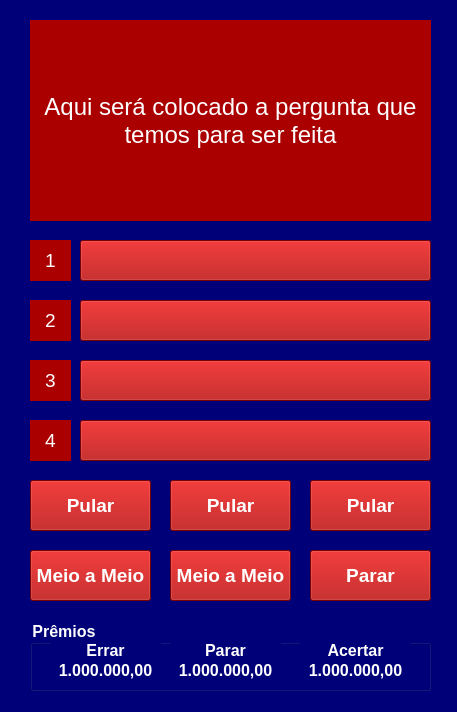
<?xml version="1.0" encoding="UTF-8"?>
<ui version="4.0">
 <class>tela_jogo</class>
 <widget class="QMainWindow" name="tela_jogo">
  <property name="enabled">
   <bool>true</bool>
  </property>
  <property name="geometry">
   <rect>
    <x>0</x>
    <y>0</y>
    <width>457</width>
    <height>712</height>
   </rect>
  </property>
  <property name="windowTitle">
   <string notr="true">Show do Milhão</string>
  </property>
  <property name="windowIcon">
   <iconset>
    <normaloff>logo.ico</normaloff>logo.ico</iconset>
  </property>
  <property name="styleSheet">
   <string notr="true">background-color: rgb(0, 0, 121);
</string>
  </property>
  <property name="iconSize">
   <size>
    <width>48</width>
    <height>48</height>
   </size>
  </property>
  <widget class="QWidget" name="centralwidget">
   <widget class="QLabel" name="label">
    <property name="geometry">
     <rect>
      <x>30</x>
      <y>20</y>
      <width>401</width>
      <height>201</height>
     </rect>
    </property>
    <property name="font">
     <font>
      <family>Arial</family>
      <pointsize>18</pointsize>
     </font>
    </property>
    <property name="styleSheet">
     <string notr="true">background-color: rgb(170, 0, 0);
color: rgb(255, 255, 255);</string>
    </property>
    <property name="text">
     <string notr="true">Aqui será colocado a pergunta que temos para ser feita</string>
    </property>
    <property name="textFormat">
     <enum>Qt::AutoText</enum>
    </property>
    <property name="alignment">
     <set>Qt::AlignCenter</set>
    </property>
    <property name="wordWrap">
     <bool>true</bool>
    </property>
    <property name="margin">
     <number>0</number>
    </property>
   </widget>
   <widget class="QLabel" name="label_3">
    <property name="geometry">
     <rect>
      <x>30</x>
      <y>240</y>
      <width>41</width>
      <height>41</height>
     </rect>
    </property>
    <property name="font">
     <font>
      <family>Arial</family>
      <pointsize>14</pointsize>
     </font>
    </property>
    <property name="styleSheet">
     <string notr="true">background-color: rgb(170, 0, 0);
color: rgb(255, 255, 255);</string>
    </property>
    <property name="text">
     <string notr="true">1</string>
    </property>
    <property name="textFormat">
     <enum>Qt::AutoText</enum>
    </property>
    <property name="alignment">
     <set>Qt::AlignCenter</set>
    </property>
    <property name="wordWrap">
     <bool>true</bool>
    </property>
    <property name="margin">
     <number>0</number>
    </property>
   </widget>
   <widget class="QLabel" name="label_4">
    <property name="geometry">
     <rect>
      <x>30</x>
      <y>300</y>
      <width>41</width>
      <height>41</height>
     </rect>
    </property>
    <property name="font">
     <font>
      <family>Arial</family>
      <pointsize>14</pointsize>
     </font>
    </property>
    <property name="styleSheet">
     <string notr="true">background-color: rgb(170, 0, 0);
color: rgb(255, 255, 255);</string>
    </property>
    <property name="text">
     <string notr="true">2</string>
    </property>
    <property name="textFormat">
     <enum>Qt::AutoText</enum>
    </property>
    <property name="alignment">
     <set>Qt::AlignCenter</set>
    </property>
    <property name="wordWrap">
     <bool>true</bool>
    </property>
    <property name="margin">
     <number>0</number>
    </property>
   </widget>
   <widget class="QLabel" name="label_6">
    <property name="geometry">
     <rect>
      <x>30</x>
      <y>360</y>
      <width>41</width>
      <height>41</height>
     </rect>
    </property>
    <property name="font">
     <font>
      <family>Arial</family>
      <pointsize>14</pointsize>
     </font>
    </property>
    <property name="styleSheet">
     <string notr="true">background-color: rgb(170, 0, 0);
color: rgb(255, 255, 255);</string>
    </property>
    <property name="text">
     <string notr="true">3</string>
    </property>
    <property name="textFormat">
     <enum>Qt::AutoText</enum>
    </property>
    <property name="alignment">
     <set>Qt::AlignCenter</set>
    </property>
    <property name="wordWrap">
     <bool>true</bool>
    </property>
    <property name="margin">
     <number>0</number>
    </property>
   </widget>
   <widget class="QLabel" name="label_7">
    <property name="geometry">
     <rect>
      <x>30</x>
      <y>420</y>
      <width>41</width>
      <height>41</height>
     </rect>
    </property>
    <property name="font">
     <font>
      <family>Arial</family>
      <pointsize>14</pointsize>
     </font>
    </property>
    <property name="styleSheet">
     <string notr="true">background-color: rgb(170, 0, 0);
color: rgb(255, 255, 255);</string>
    </property>
    <property name="text">
     <string notr="true">4</string>
    </property>
    <property name="textFormat">
     <enum>Qt::AutoText</enum>
    </property>
    <property name="alignment">
     <set>Qt::AlignCenter</set>
    </property>
    <property name="wordWrap">
     <bool>true</bool>
    </property>
    <property name="margin">
     <number>0</number>
    </property>
   </widget>
   <widget class="QPushButton" name="botao_resposta_4">
    <property name="geometry">
     <rect>
      <x>80</x>
      <y>420</y>
      <width>351</width>
      <height>41</height>
     </rect>
    </property>
    <property name="font">
     <font>
      <family>Arial</family>
      <pointsize>14</pointsize>
     </font>
    </property>
    <property name="layoutDirection">
     <enum>Qt::LeftToRight</enum>
    </property>
    <property name="autoFillBackground">
     <bool>false</bool>
    </property>
    <property name="styleSheet">
     <string notr="true">background-color: rgb(170, 0, 0);
color: rgb(255, 255, 255);</string>
    </property>
    <property name="text">
     <string notr="true"/>
    </property>
    <property name="autoExclusive">
     <bool>false</bool>
    </property>
    <property name="autoRepeatInterval">
     <number>-2</number>
    </property>
   </widget>
   <widget class="QPushButton" name="botao_resposta_5">
    <property name="geometry">
     <rect>
      <x>80</x>
      <y>360</y>
      <width>351</width>
      <height>41</height>
     </rect>
    </property>
    <property name="font">
     <font>
      <family>Arial</family>
      <pointsize>14</pointsize>
     </font>
    </property>
    <property name="layoutDirection">
     <enum>Qt::LeftToRight</enum>
    </property>
    <property name="autoFillBackground">
     <bool>false</bool>
    </property>
    <property name="styleSheet">
     <string notr="true">background-color: rgb(170, 0, 0);
color: rgb(255, 255, 255);</string>
    </property>
    <property name="text">
     <string notr="true"/>
    </property>
    <property name="autoExclusive">
     <bool>false</bool>
    </property>
    <property name="autoRepeatInterval">
     <number>-2</number>
    </property>
   </widget>
   <widget class="QPushButton" name="botao_resposta_1">
    <property name="geometry">
     <rect>
      <x>80</x>
      <y>240</y>
      <width>351</width>
      <height>41</height>
     </rect>
    </property>
    <property name="font">
     <font>
      <family>Arial</family>
      <pointsize>14</pointsize>
     </font>
    </property>
    <property name="layoutDirection">
     <enum>Qt::LeftToRight</enum>
    </property>
    <property name="autoFillBackground">
     <bool>false</bool>
    </property>
    <property name="styleSheet">
     <string notr="true">background-color: rgb(170, 0, 0);
color: rgb(255, 255, 255);</string>
    </property>
    <property name="text">
     <string notr="true"/>
    </property>
    <property name="autoExclusive">
     <bool>false</bool>
    </property>
    <property name="autoRepeatInterval">
     <number>-2</number>
    </property>
   </widget>
   <widget class="QPushButton" name="botao_resposta_2">
    <property name="geometry">
     <rect>
      <x>80</x>
      <y>300</y>
      <width>351</width>
      <height>41</height>
     </rect>
    </property>
    <property name="font">
     <font>
      <family>Arial</family>
      <pointsize>14</pointsize>
     </font>
    </property>
    <property name="layoutDirection">
     <enum>Qt::LeftToRight</enum>
    </property>
    <property name="autoFillBackground">
     <bool>false</bool>
    </property>
    <property name="styleSheet">
     <string notr="true">background-color: rgb(170, 0, 0);
color: rgb(255, 255, 255);</string>
    </property>
    <property name="text">
     <string notr="true"/>
    </property>
    <property name="autoExclusive">
     <bool>false</bool>
    </property>
    <property name="autoRepeatInterval">
     <number>-2</number>
    </property>
   </widget>
   <widget class="QPushButton" name="botao_pular_1">
    <property name="enabled">
     <bool>true</bool>
    </property>
    <property name="geometry">
     <rect>
      <x>30</x>
      <y>480</y>
      <width>121</width>
      <height>51</height>
     </rect>
    </property>
    <property name="font">
     <font>
      <family>Arial</family>
      <pointsize>14</pointsize>
      <weight>75</weight>
      <bold>true</bold>
     </font>
    </property>
    <property name="styleSheet">
     <string notr="true">background-color: rgb(170, 0, 0);
color: rgb(255, 255, 255);</string>
    </property>
    <property name="text">
     <string notr="true">Pular</string>
    </property>
    <property name="iconSize">
     <size>
      <width>111</width>
      <height>61</height>
     </size>
    </property>
    <property name="checkable">
     <bool>false</bool>
    </property>
   </widget>
   <widget class="QPushButton" name="botao_pular_2">
    <property name="enabled">
     <bool>true</bool>
    </property>
    <property name="geometry">
     <rect>
      <x>170</x>
      <y>480</y>
      <width>121</width>
      <height>51</height>
     </rect>
    </property>
    <property name="font">
     <font>
      <family>Arial</family>
      <pointsize>14</pointsize>
      <weight>75</weight>
      <bold>true</bold>
     </font>
    </property>
    <property name="styleSheet">
     <string notr="true">background-color: rgb(170, 0, 0);
color: rgb(255, 255, 255);</string>
    </property>
    <property name="text">
     <string notr="true">Pular</string>
    </property>
    <property name="iconSize">
     <size>
      <width>111</width>
      <height>61</height>
     </size>
    </property>
    <property name="checkable">
     <bool>false</bool>
    </property>
   </widget>
   <widget class="QPushButton" name="botao_pular_3">
    <property name="enabled">
     <bool>true</bool>
    </property>
    <property name="geometry">
     <rect>
      <x>310</x>
      <y>480</y>
      <width>121</width>
      <height>51</height>
     </rect>
    </property>
    <property name="font">
     <font>
      <family>Arial</family>
      <pointsize>14</pointsize>
      <weight>75</weight>
      <bold>true</bold>
     </font>
    </property>
    <property name="styleSheet">
     <string notr="true">background-color: rgb(170, 0, 0);
color: rgb(255, 255, 255);</string>
    </property>
    <property name="text">
     <string notr="true">Pular</string>
    </property>
    <property name="iconSize">
     <size>
      <width>111</width>
      <height>61</height>
     </size>
    </property>
    <property name="checkable">
     <bool>false</bool>
    </property>
   </widget>
   <widget class="QPushButton" name="botao_meio_a_meio_1">
    <property name="enabled">
     <bool>true</bool>
    </property>
    <property name="geometry">
     <rect>
      <x>30</x>
      <y>550</y>
      <width>121</width>
      <height>51</height>
     </rect>
    </property>
    <property name="font">
     <font>
      <family>Arial</family>
      <pointsize>14</pointsize>
      <weight>75</weight>
      <bold>true</bold>
     </font>
    </property>
    <property name="styleSheet">
     <string notr="true">background-color: rgb(170, 0, 0);
color: rgb(255, 255, 255);</string>
    </property>
    <property name="text">
     <string notr="true">Meio a Meio</string>
    </property>
    <property name="iconSize">
     <size>
      <width>111</width>
      <height>61</height>
     </size>
    </property>
    <property name="checkable">
     <bool>false</bool>
    </property>
   </widget>
   <widget class="QPushButton" name="botao_meio_a_meio_2">
    <property name="enabled">
     <bool>true</bool>
    </property>
    <property name="geometry">
     <rect>
      <x>170</x>
      <y>550</y>
      <width>121</width>
      <height>51</height>
     </rect>
    </property>
    <property name="font">
     <font>
      <family>Arial</family>
      <pointsize>14</pointsize>
      <weight>75</weight>
      <bold>true</bold>
     </font>
    </property>
    <property name="styleSheet">
     <string notr="true">background-color: rgb(170, 0, 0);
color: rgb(255, 255, 255);</string>
    </property>
    <property name="text">
     <string notr="true">Meio a Meio</string>
    </property>
    <property name="iconSize">
     <size>
      <width>111</width>
      <height>61</height>
     </size>
    </property>
    <property name="checkable">
     <bool>false</bool>
    </property>
   </widget>
   <widget class="QPushButton" name="botao_parar">
    <property name="enabled">
     <bool>true</bool>
    </property>
    <property name="geometry">
     <rect>
      <x>310</x>
      <y>550</y>
      <width>121</width>
      <height>51</height>
     </rect>
    </property>
    <property name="font">
     <font>
      <family>Arial</family>
      <pointsize>14</pointsize>
      <weight>75</weight>
      <bold>true</bold>
     </font>
    </property>
    <property name="styleSheet">
     <string notr="true">background-color: rgb(170, 0, 0);
color: rgb(255, 255, 255);</string>
    </property>
    <property name="text">
     <string notr="true">Parar</string>
    </property>
    <property name="iconSize">
     <size>
      <width>111</width>
      <height>61</height>
     </size>
    </property>
    <property name="checkable">
     <bool>false</bool>
    </property>
   </widget>
   <widget class="QGroupBox" name="groupBox">
    <property name="geometry">
     <rect>
      <x>30</x>
      <y>620</y>
      <width>401</width>
      <height>71</height>
     </rect>
    </property>
    <property name="font">
     <font>
      <family>Arial</family>
      <pointsize>12</pointsize>
      <weight>75</weight>
      <bold>true</bold>
     </font>
    </property>
    <property name="styleSheet">
     <string notr="true">color: rgb(255, 255, 255);</string>
    </property>
    <property name="title">
     <string notr="true">Prêmios</string>
    </property>
    <widget class="QLabel" name="label_12">
     <property name="geometry">
      <rect>
       <x>20</x>
       <y>20</y>
       <width>111</width>
       <height>20</height>
      </rect>
     </property>
     <property name="font">
      <font>
       <family>Arial</family>
       <pointsize>12</pointsize>
       <weight>75</weight>
       <bold>true</bold>
      </font>
     </property>
     <property name="layoutDirection">
      <enum>Qt::LeftToRight</enum>
     </property>
     <property name="text">
      <string notr="true">Errar</string>
     </property>
     <property name="alignment">
      <set>Qt::AlignBottom|Qt::AlignHCenter</set>
     </property>
    </widget>
    <widget class="QLabel" name="label_13">
     <property name="geometry">
      <rect>
       <x>140</x>
       <y>20</y>
       <width>111</width>
       <height>20</height>
      </rect>
     </property>
     <property name="font">
      <font>
       <family>Arial</family>
       <pointsize>12</pointsize>
       <weight>75</weight>
       <bold>true</bold>
      </font>
     </property>
     <property name="layoutDirection">
      <enum>Qt::LeftToRight</enum>
     </property>
     <property name="text">
      <string notr="true">Parar</string>
     </property>
     <property name="alignment">
      <set>Qt::AlignBottom|Qt::AlignHCenter</set>
     </property>
    </widget>
    <widget class="QLabel" name="label_14">
     <property name="geometry">
      <rect>
       <x>270</x>
       <y>20</y>
       <width>111</width>
       <height>20</height>
      </rect>
     </property>
     <property name="font">
      <font>
       <family>Arial</family>
       <pointsize>12</pointsize>
       <weight>75</weight>
       <bold>true</bold>
      </font>
     </property>
     <property name="layoutDirection">
      <enum>Qt::LeftToRight</enum>
     </property>
     <property name="text">
      <string notr="true">Acertar</string>
     </property>
     <property name="alignment">
      <set>Qt::AlignBottom|Qt::AlignHCenter</set>
     </property>
    </widget>
    <widget class="QLabel" name="label_valor_errar">
     <property name="geometry">
      <rect>
       <x>20</x>
       <y>40</y>
       <width>111</width>
       <height>20</height>
      </rect>
     </property>
     <property name="font">
      <font>
       <family>Arial</family>
       <pointsize>12</pointsize>
       <weight>75</weight>
       <bold>true</bold>
      </font>
     </property>
     <property name="layoutDirection">
      <enum>Qt::LeftToRight</enum>
     </property>
     <property name="text">
      <string notr="true">1.000.000,00</string>
     </property>
     <property name="alignment">
      <set>Qt::AlignBottom|Qt::AlignHCenter</set>
     </property>
    </widget>
    <widget class="QLabel" name="label_valor_parar">
     <property name="geometry">
      <rect>
       <x>140</x>
       <y>40</y>
       <width>111</width>
       <height>20</height>
      </rect>
     </property>
     <property name="font">
      <font>
       <family>Arial</family>
       <pointsize>12</pointsize>
       <weight>75</weight>
       <bold>true</bold>
      </font>
     </property>
     <property name="layoutDirection">
      <enum>Qt::LeftToRight</enum>
     </property>
     <property name="text">
      <string notr="true">1.000.000,00</string>
     </property>
     <property name="alignment">
      <set>Qt::AlignBottom|Qt::AlignHCenter</set>
     </property>
    </widget>
    <widget class="QLabel" name="label_valor_acertar">
     <property name="geometry">
      <rect>
       <x>270</x>
       <y>40</y>
       <width>111</width>
       <height>20</height>
      </rect>
     </property>
     <property name="font">
      <font>
       <family>Arial</family>
       <pointsize>12</pointsize>
       <weight>75</weight>
       <bold>true</bold>
      </font>
     </property>
     <property name="layoutDirection">
      <enum>Qt::LeftToRight</enum>
     </property>
     <property name="text">
      <string notr="true">1.000.000,00</string>
     </property>
     <property name="alignment">
      <set>Qt::AlignBottom|Qt::AlignHCenter</set>
     </property>
    </widget>
   </widget>
  </widget>
 </widget>
 <resources/>
 <connections/>
</ui>
